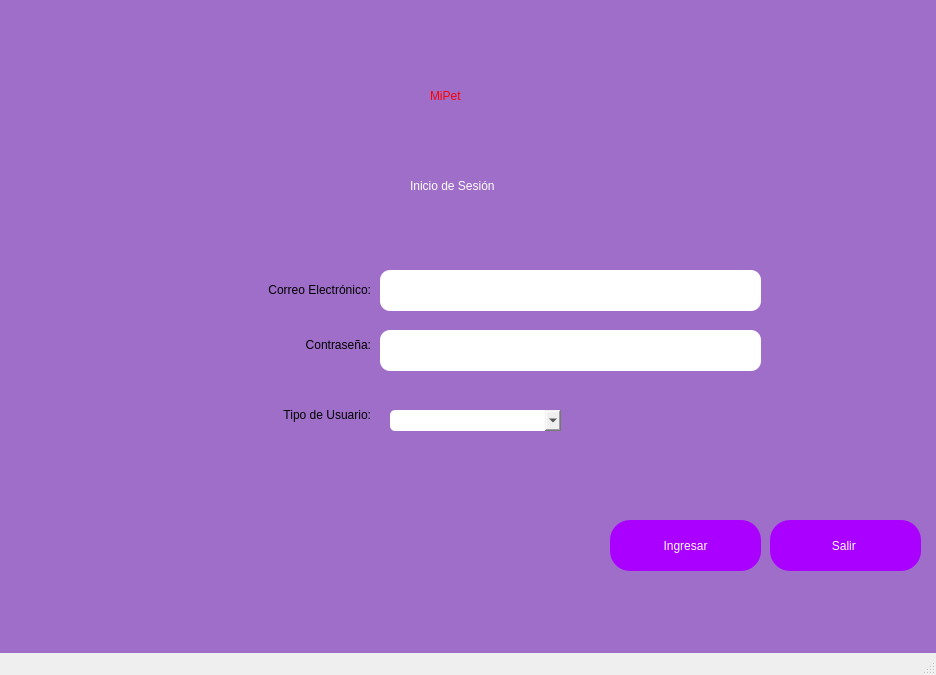
<?xml version="1.0" encoding="UTF-8"?>
<ui version="4.0">
 <class>MainWindow</class>
 <widget class="QMainWindow" name="MainWindow">
  <property name="geometry">
   <rect>
    <x>0</x>
    <y>0</y>
    <width>936</width>
    <height>675</height>
   </rect>
  </property>
  <property name="windowTitle">
   <string>MainWindow</string>
  </property>
  <property name="styleSheet">
   <string notr="true">QWidget#centralwidget{
background-color: rgb(158, 110, 200)}</string>
  </property>
  <widget class="QWidget" name="centralwidget">
   <widget class="QLabel" name="label">
    <property name="geometry">
     <rect>
      <x>430</x>
      <y>50</y>
      <width>281</width>
      <height>91</height>
     </rect>
    </property>
    <property name="styleSheet">
     <string notr="true">font: 36pt &quot;MS Shell Dlg 2&quot;;
color:red;</string>
    </property>
    <property name="text">
     <string>MiPet</string>
    </property>
   </widget>
   <widget class="QLabel" name="label_2">
    <property name="geometry">
     <rect>
      <x>410</x>
      <y>170</y>
      <width>241</width>
      <height>31</height>
     </rect>
    </property>
    <property name="styleSheet">
     <string notr="true">color:white;
font: 16pt &quot;MS Shell Dlg 2&quot;;</string>
    </property>
    <property name="text">
     <string>Inicio de Sesión</string>
    </property>
   </widget>
   <widget class="QLabel" name="label_3">
    <property name="geometry">
     <rect>
      <x>130</x>
      <y>270</y>
      <width>241</width>
      <height>41</height>
     </rect>
    </property>
    <property name="styleSheet">
     <string notr="true">font: 16pt &quot;MS Shell Dlg 2&quot;;</string>
    </property>
    <property name="text">
     <string>&lt;html&gt;&lt;head/&gt;&lt;body&gt;&lt;p align=&quot;right&quot;&gt;Correo Electrónico:&lt;/p&gt;&lt;/body&gt;&lt;/html&gt;</string>
    </property>
   </widget>
   <widget class="QLabel" name="label_4">
    <property name="geometry">
     <rect>
      <x>210</x>
      <y>330</y>
      <width>161</width>
      <height>31</height>
     </rect>
    </property>
    <property name="styleSheet">
     <string notr="true">font: 16pt &quot;MS Shell Dlg 2&quot;;</string>
    </property>
    <property name="text">
     <string>&lt;html&gt;&lt;head/&gt;&lt;body&gt;&lt;p align=&quot;right&quot;&gt;Contraseña:&lt;/p&gt;&lt;/body&gt;&lt;/html&gt;</string>
    </property>
   </widget>
   <widget class="QLabel" name="label_5">
    <property name="geometry">
     <rect>
      <x>150</x>
      <y>390</y>
      <width>221</width>
      <height>51</height>
     </rect>
    </property>
    <property name="styleSheet">
     <string notr="true">font: 16pt &quot;MS Shell Dlg 2&quot;;</string>
    </property>
    <property name="text">
     <string>&lt;html&gt;&lt;head/&gt;&lt;body&gt;&lt;p align=&quot;right&quot;&gt;Tipo de Usuario:&lt;/p&gt;&lt;/body&gt;&lt;/html&gt;</string>
    </property>
   </widget>
   <widget class="QLineEdit" name="lineEdit">
    <property name="geometry">
     <rect>
      <x>380</x>
      <y>270</y>
      <width>381</width>
      <height>41</height>
     </rect>
    </property>
    <property name="styleSheet">
     <string notr="true">border-radius:10px;</string>
    </property>
   </widget>
   <widget class="QLineEdit" name="lineEdit_2">
    <property name="geometry">
     <rect>
      <x>380</x>
      <y>330</y>
      <width>381</width>
      <height>41</height>
     </rect>
    </property>
    <property name="styleSheet">
     <string notr="true">border-radius:10px;</string>
    </property>
   </widget>
   <widget class="QPushButton" name="pushButton">
    <property name="geometry">
     <rect>
      <x>610</x>
      <y>520</y>
      <width>151</width>
      <height>51</height>
     </rect>
    </property>
    <property name="styleSheet">
     <string notr="true">font: 16pt &quot;MS Shell Dlg 2&quot;;
background-color: rgb(170, 0, 255);
border-radius:20px;
color: white;</string>
    </property>
    <property name="text">
     <string>Ingresar</string>
    </property>
   </widget>
   <widget class="QPushButton" name="pushButton_2">
    <property name="geometry">
     <rect>
      <x>770</x>
      <y>520</y>
      <width>151</width>
      <height>51</height>
     </rect>
    </property>
    <property name="styleSheet">
     <string notr="true">border-radius:20px;
background-color: rgb(170, 0, 255);
font: 16pt &quot;MS Shell Dlg 2&quot;;
color: white;</string>
    </property>
    <property name="text">
     <string>Salir </string>
    </property>
   </widget>
   <widget class="QComboBox" name="comboBox">
    <property name="geometry">
     <rect>
      <x>390</x>
      <y>410</y>
      <width>171</width>
      <height>21</height>
     </rect>
    </property>
    <property name="styleSheet">
     <string notr="true">border-radius:5px;</string>
    </property>
   </widget>
   <widget class="QLabel" name="label_6">
    <property name="geometry">
     <rect>
      <x>30</x>
      <y>30</y>
      <width>331</width>
      <height>201</height>
     </rect>
    </property>
    <property name="styleSheet">
     <string notr="true">image: url(:/login/Imagen2.jpg)</string>
    </property>
    <property name="text">
     <string/>
    </property>
   </widget>
  </widget>
  <widget class="QMenuBar" name="menubar">
   <property name="geometry">
    <rect>
     <x>0</x>
     <y>0</y>
     <width>936</width>
     <height>26</height>
    </rect>
   </property>
  </widget>
  <widget class="QStatusBar" name="statusbar"/>
 </widget>
 <resources>
  <include location="Imagenes/Imagenes.qrc"/>
 </resources>
 <connections/>
</ui>
